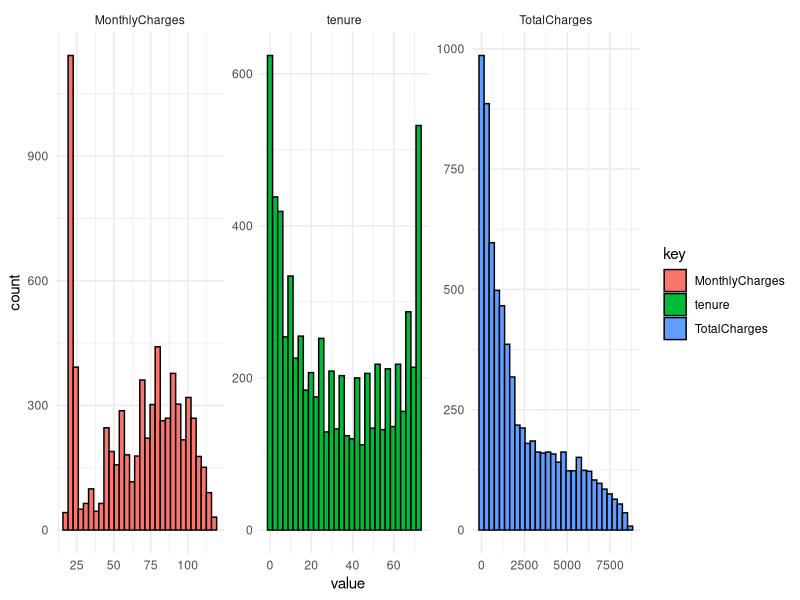

Reproduce this figure in R. (Note: a time limit stopped this script after it produced the figure.)
# Naina Gupta
# MIS 545 Section 02
# DecisionTree.R
# imported a dataset of telecom and generated a k-nearest neighbors model
# that will predict the customer will churn or not
# installed and loaded tidyverse,corrplot, class packages
# install.packages("tidyverse")
# install.packages("olsrr")
library(tidyverse)
library(corrplot)
library(class)

# set working directory 
setwd("C:/Users/ngnai/OneDrive/Desktop/ECON 511A")
customerChurn <- read_csv("ModelChurn.csv",
                          col_types = "cllllnllllllllllllllllnnl",
                          col_names = TRUE)
# display structure 
str(customerChurn)                  

# display summary 
summary(customerChurn)


# remove customerID from the data
customerChurn1 <- customerChurn %>% select(-customerID)

customerChurn1$TotalCharges[is.na(customerChurn1$TotalCharges)] <-
  mean(customerChurn1$TotalCharges,na.rm=TRUE)

customerChurnLabel <- customerChurn1 %>% select(Churn)
customerChurn1 <- customerChurn1 %>% select(-Churn)

summary(customerChurn1)
# Recreating displayAllHistograms() function
displayAllHistograms <- function(tibbleDataset) {
  tibbleDataset %>%
    keep(is.numeric) %>%
    gather() %>%
    ggplot() + geom_histogram(mapping = aes(x=value, fill=key),
                              color = "black") +
    facet_wrap(~ key, scales = "free") +
    theme_minimal ()
}

displayAllHistograms(customerChurn1)
set.seed(777)
sampleSet <- sample(nrow(customerChurn1),
                    round(nrow(customerChurn1)*0.75),
                    replace= FALSE)

churnTraining <- customerChurn1[sampleSet,]
churnTrainingLabel <- customerChurnLabel[sampleSet,]

churnTesting <- customerChurn1[-sampleSet,]
churnTestingLabel <- customerChurnLabel[-sampleSet,]

# Generate k nearest neighbour
customerPrediction <- knn(train = churnTraining,
                          test = churnTesting,
                          cl = churnTrainingLabel$Churn,
                          k = 70)
print(customerPrediction)
# Display summary of the predictions from the testing dataset
print(summary(customerPrediction))

# Evaluate the model by forming a confusion matrix
churnconfusionMatrix <- table(churnTestingLabel$Churn,
                         customerPrediction)

print(churnconfusionMatrix)

churnpredictiveAccuracy <- sum(diag(churnconfusionMatrix))/
  nrow(churnTesting)

print(churnpredictiveAccuracy)

# Create a matrix of k-values with their predictive accuracy
# Store the matrix into an object called kValueMatrix
kValueMatrix <- matrix(data = NA,
                       nrow = 0,
                       ncol =2)

colnames(kValueMatrix) <- c("k value", "Predictive accuracy")

# Loop through odd values of k from 1 up to the number of records in the
# training 
for(kValue in 1:nrow(churnTraining)) {
  if(kValue %% 2 != 0) {
    customerPrediction <- knn(train = churnTraining,
                           test = churnTesting,
                           cl = churnTrainingLabel$Churn,
                           k = kValue)
    churnconfusionMatrix <- table(churnTestingLabel$Churn,
                                  customerPrediction)
    predictiveAccuracy <- sum(diag(churnconfusionMatrix))/
      nrow(churnTesting)
    kValueMatrix <- rbind(kValueMatrix, c(kValue,churnpredictiveAccuracy))
  }
}

# dataset. With each pass through the loop, store the k-value along
# with its predictive accuracy

# Display the kValueMatrix on the console to determine the best k-value

print(kValueMatrix)
